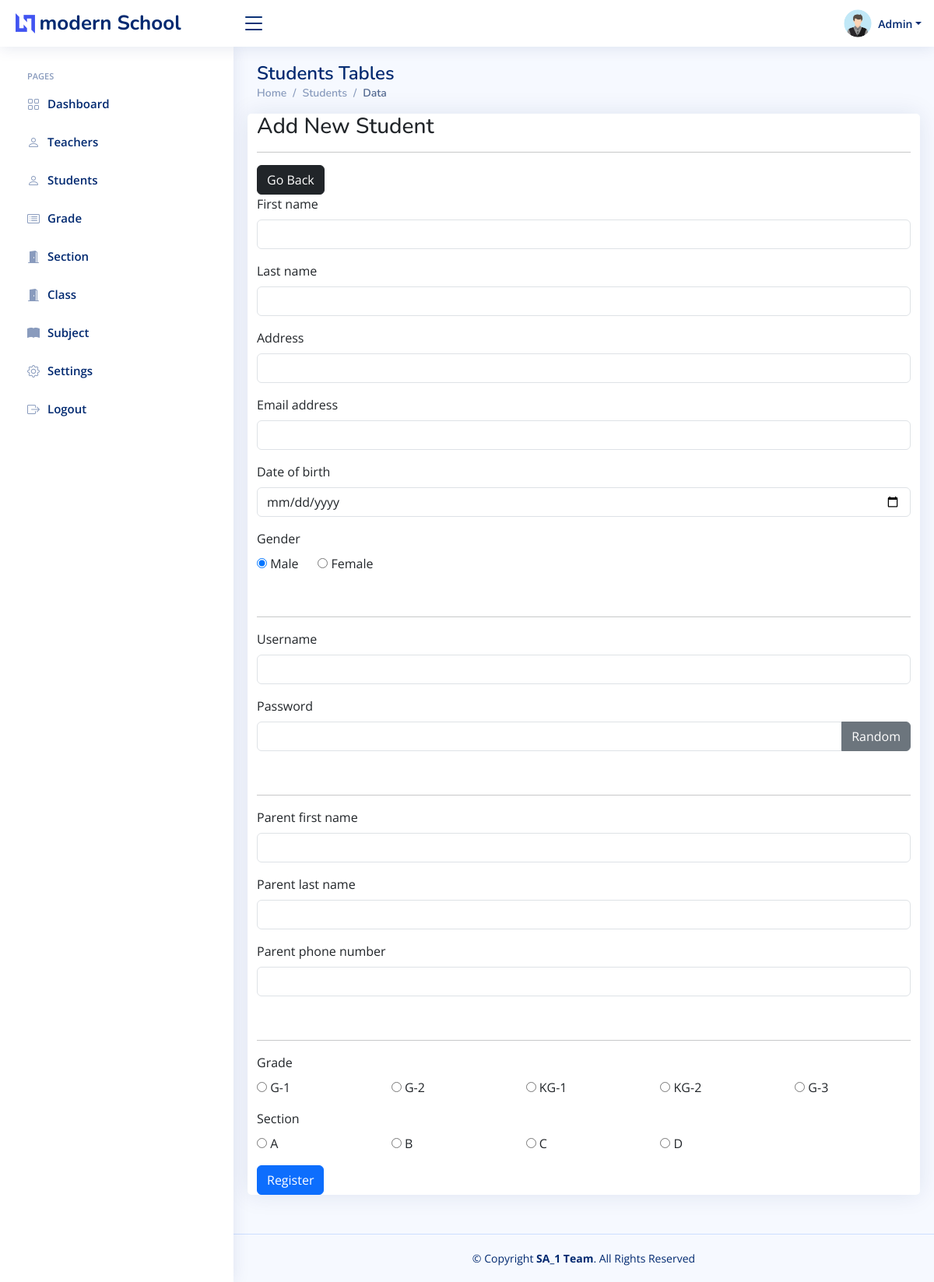
Page /admin/student-add1.php (signed in) on the committed database.
### tables this page shows
CREATE TABLE `setting` (
  `id` int(11) NOT NULL,
  `current_year` int(11) NOT NULL,
  `current_semester` varchar(11) NOT NULL,
  `school_name` varchar(100) NOT NULL,
  `slogan` varchar(300) NOT NULL,
  `about` text NOT NULL
);

CREATE TABLE `grades` (
  `grade_id` int(11) NOT NULL,
  `grade` varchar(31) NOT NULL,
  `grade_code` varchar(7) NOT NULL
);

CREATE TABLE `section` (
  `section_id` int(11) NOT NULL,
  `section` varchar(7) NOT NULL
);

### data/setting.php (called while the page is built)
<?php
function getSetting($conn){
   $sql = "SELECT * FROM setting";
   $stmt = $conn->prepare($sql);
   $stmt->execute();
   if ($stmt->rowCount() == 1) {
     $settings = $stmt->fetch();
     return $settings;
   }else {
    return 0;
   }
}
?>

### admin/data/grade.php (called while the page is built, shortened)
<?php
function getAllGrades($conn){
   $sql = "SELECT * FROM grades";
   $stmt = $conn->prepare($sql);
   $stmt->execute();
   if ($stmt->rowCount() >= 1) {
     $grades = $stmt->fetchAll();
     return $grades;
   }else {
    return 0;
   }
}

### admin/data/section.php (called while the page is built, shortened)
<?php
function getAllSections($conn){
   $sql = "SELECT * FROM section";
   $stmt = $conn->prepare($sql);
   $stmt->execute();
   if ($stmt->rowCount() >= 1) {
     $sections = $stmt->fetchAll();
     return $sections;
   }else {
    return 0;
   }
}

### admin/student-add1.php (the view, shortened to what this page needs)
<?php
if (isset($_SESSION['admin_id']) &&
    isset($_SESSION['role'])) {
    if ($_SESSION['role'] == 'Admin') {
        include "../DB_connection.php";
        include "data/grade.php";
        include "data/section.php";
        $grades = getAllGrades($conn);
        $sections = getAllSections($conn);
        $fname = '';
        $lname = '';
        $uname = '';
        $address = '';
        $email = '';
        $pfn = '';
        $pln = '';
        $ppn = '';
        ?>
<!DOCTYPE html>
<html lang="en">
<head>
    <link href="assets/vendor/bootstrap/css/bootstrap.min.css" rel="stylesheet">
    <link href="assets/vendor/bootstrap-icons/bootstrap-icons.css" rel="stylesheet">
    <link href="assets/vendor/boxicons/css/boxicons.min.css" rel="stylesheet">
    <link href="assets/vendor/quill/quill.snow.css" rel="stylesheet">
    <link href="assets/vendor/quill/quill.bubble.css" rel="stylesheet">
    <link href="assets/vendor/remixicon/remixicon.css" rel="stylesheet">
    <link href="assets/vendor/simple-datatables/style.css" rel="stylesheet">
    <link href="assets/css/style.css" rel="stylesheet">
</head>
<body>
    <?php
    include "inc/header.php";
    ?>
    <?php
    include "inc/sidebar.php";
    ?>
    <main id="main" class="main">
        <div class="pagetitle">
            <h1>Students Tables</h1>
            <nav>
                <ol class="breadcrumb">
                    <li class="breadcrumb-item"><a href="index1.php">Home</a></li>
                    <li class="breadcrumb-item">Students</li>
                    <li class="breadcrumb-item active">Data</li>
                </ol>
            </nav>
        </div>
        <section class="section">
            <div class="row">
                    <div class="card">
                            <form method="post"
                                  action="req/student-add.php">
                                <h3>Add New Student</h3><hr>
                                <a href="student1.php"
                                   class="btn btn-dark">Go Back</a>
                                <div class="mb-3">
                                    <label class="form-label">First name</label>
                                    <input type="text"
                                           class="form-control"
                                           value="<?=$fname?>"
                                           name="fname">
                                </div>
                                <div class="mb-3">
                                    <label class="form-label">Last name</label>
                                    <input type="text"
                                           class="form-control"
                                           value="<?=$lname?>"
                                           name="lname">
                                </div>
                                <div class="mb-3">
                                    <label class="form-label">Address</label>
                                    <input type="text"
                                           class="form-control"
                                           value="<?=$address?>"
                                           name="address">
                                </div>
                                <div class="mb-3">
                                    <label class="form-label">Email address</label>
                                    <input type="text"
                                           class="form-control"
                                           value="<?=$email?>"
                                           name="email_address">
                                </div>
                                <div class="mb-3">
                                    <label class="form-label">Date of birth</label>
                                    <input type="date"
                                           class="form-control"
                                           name="date_of_birth">
                                </div>
                                <div class="mb-3">
                                    <label class="form-label">Gender</label><br>
                                    <input type="radio"
                                           value="Male"
                                           checked
                                           name="gender"> Male
                                    &nbsp;&nbsp;&nbsp;&nbsp;
                                    <input type="radio"
                                           value="Female"
                                           name="gender"> Female
                                </div><br><hr>
                                <div class="mb-3">
                                    <label class="form-label">Username</label>
                                    <input type="text"
                                           class="form-control"
                                           value="<?=$uname?>"
                                           name="username">
                                </div>
                                <div class="mb-3">
                                    <label class="form-label">Password</label>
                                    <div class="input-group mb-3">
                                        <input type="text"
                                               class="form-control"
                                               name="pass"
                                               id="passInput">
                                        <button class="btn btn-secondary"
                                                id="gBtn">
                                            Random</button>
                                    </div>
                                </div><br><hr>
                                <div class="mb-3">
                                    <label class="form-label">Parent first name</label>
                                    <input type="text"
                                           class="form-control"
                                           value="<?=$pfn?>"
                                           name="parent_fname">
                                </div>
                                <div class="mb-3">
                                    <label class="form-label">Parent last name</label>
                                    <input type="text"
                                           class="form-control"
                                           value="<?=$pln?>"
                                           name="parent_lname">
                                </div>
                                <div class="mb-3">
                                    <label class="form-label">Parent phone number</label>
                                    <input type="text"
                                           class="form-control"
                                           value="<?=$ppn?>"
                                           name="parent_phone_number">
                                </div><br><hr>
                                <div class="mb-3">
                                    <label class="form-label">Grade</label>
                                    <div class="row row-cols-5">
                                        <?php foreach ($grades as $grade): ?>
                                            <div class="col">
                                                <input type="radio"
                                                       name="grade"
                                                       value="<?=$grade['grade_id']?>">
                                                <?=$grade['grade_code']?>-<?=$grade['grade']?>
                                            </div>
                                        <?php endforeach ?>
                                    </div>
                                </div>
                                <div class="mb-3">
                                    <label class="form-label">Section</label>
                                    <div class="row row-cols-5">
                                        <?php foreach ($sections as $section): ?>
                                            <div class="col">
                                                <input type="radio"
                                                       name="section"
                                                       value="<?=$section['section_id']?>">
                                                <?=$section['section']?>
                                            </div>
                                        <?php endforeach ?>
                                    </div>
                                </div>
                                <button type="submit" class="btn btn-primary">Register</button>
                            </form>
                        </div>
                </div>
        </section>
    </main>
    <?php
    include "inc/footer.php";
    ?>
</body>
</html>
    <?php
}else {
    header("Location: ../login.php");
    exit;
}
}else {
    header("Location: ../login.php");
    exit;
}
?>

### admin/inc/header.php (shortened to what this page needs)
<?php
include "../data/setting.php";
$setting = getSetting($conn);
if ($setting != 0) {
?>
<header id="header" class="header fixed-top d-flex align-items-center">
    <div class="d-flex align-items-center justify-content-between">
        <a href="../index.php" class="logo d-flex align-items-center">
            <img src="assets/img/logo.png" alt="">
            <span class="d-none d-lg-block"><?=$setting['school_name']?></span>
        </a>
        <i class="bi bi-list toggle-sidebar-btn"></i>
    </div>
    <nav class="header-nav ms-auto">
        <ul class="d-flex align-items-center">
            <li class="nav-item dropdown pe-3">
                <a class="nav-link nav-profile d-flex align-items-center pe-0" href="#" data-bs-toggle="dropdown">
                    <img src="../img/student-male.png"  alt="Profile" class="rounded-circle">
                    <span class="d-none d-md-block dropdown-toggle ps-2">Admin</span>
                </a>
            </li>
        </ul>
    </nav>
</header>
<?php }else {
    header("Location: login.php");
    exit;
}  ?>

### admin/assets/css/style.css (style rules this page uses)
:root { scroll-behavior: smooth; }
body { font-family: "Open Sans", sans-serif; background: #f6f9ff; color: #444444; }
a { color: #4154f1; text-decoration: none; }
h1, h2, h3, h4, h5, h6 { font-family: "Nunito", sans-serif; }
#main { margin-top: 60px; padding: 20px 30px; transition: all 0.3s; }
.pagetitle { margin-bottom: 10px; }
.pagetitle h1 { font-size: 24px; margin-bottom: 0; font-weight: 600; color: #012970; }
.card { margin-bottom: 30px; border: none; border-radius: 5px; box-shadow: 0px 0 30px rgba(1, 41, 112, 0.1); }
.breadcrumb { font-size: 14px; font-family: "Nunito", sans-serif; color: #899bbd; font-weight: 600; }
.breadcrumb a { color: #899bbd; transition: 0.3s; }
.breadcrumb .breadcrumb-item::before { color: #899bbd; }
.breadcrumb .active { color: #51678f; font-weight: 600; }
.logo { line-height: 1; }
@media (min-width: 1200px) { .logo { width: 280px; } }
.logo img { max-height: 26px; margin-right: 6px; }
.logo span { font-size: 26px; font-weight: 700; color: #012970; font-family: "Nunito", sans-serif; }
.header { transition: all 0.5s; z-index: 997; height: 60px; box-shadow: 0px 2px 20px rgba(1, 41, 112, 0.1); background-color: #fff; padding-left: 20px; }
.header .toggle-sidebar-btn { font-size: 32px; padding-left: 10px; cursor: pointer; color: #012970; }
.header-nav ul { list-style: none; }
.header-nav>ul { margin: 0; padding: 0; }
.header-nav .nav-profile { color: #012970; }
.header-nav .nav-profile img { max-height: 36px; }
.header-nav .nav-profile span { font-size: 14px; font-weight: 600; }
@media (min-width: 1200px) { #main, #footer { margin-left: 300px; } }

### rows in the picture
setting: school_name "modern School"
grades: grade_code "G", grade "1"
grades: grade_code "G", grade "2"
grades: grade_code "KG", grade "1"
grades: grade_code "KG", grade "2"
grades: grade_code "G", grade "3"
section: section "A"
section: section "B"
section: section "C"
section: section "D"
